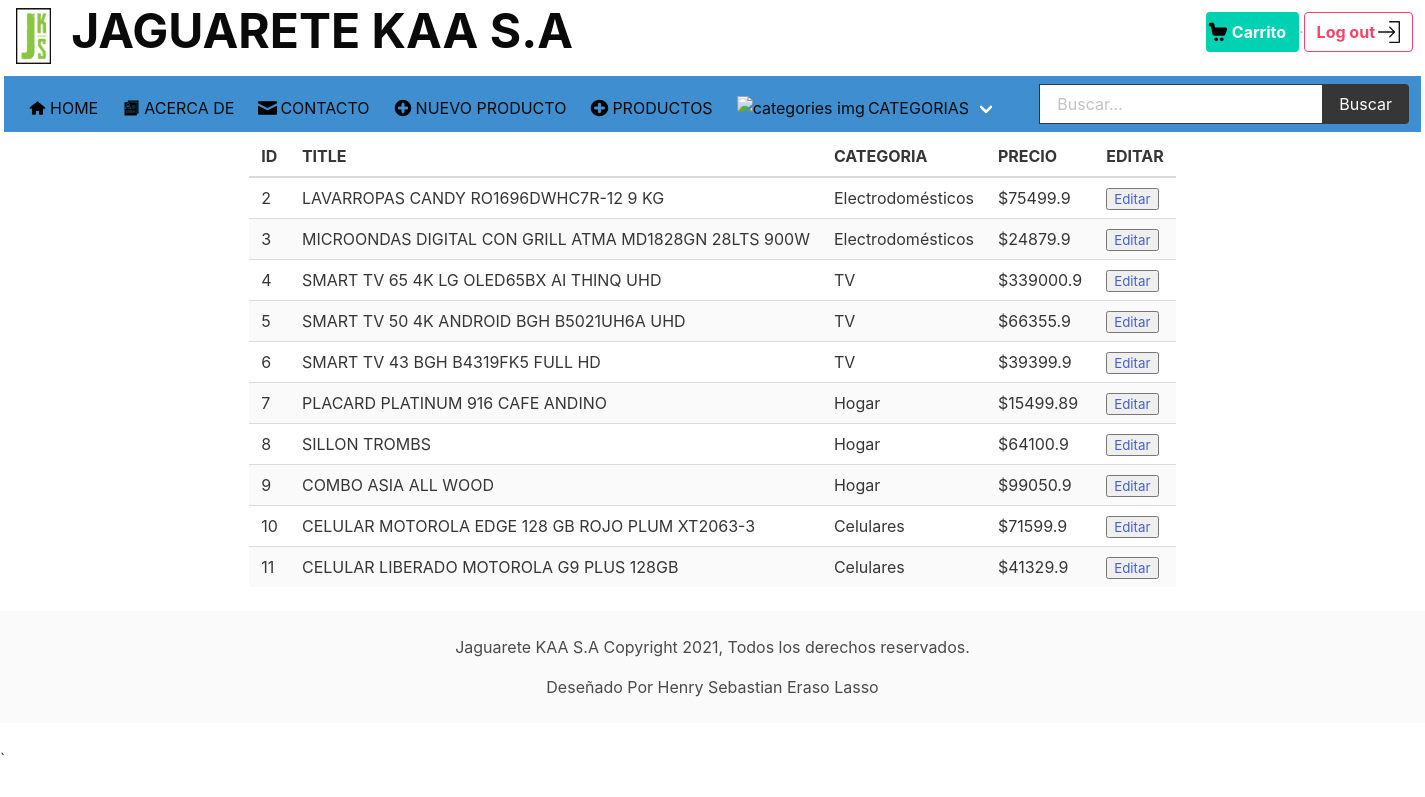
The page /product/ (signed in) on the database as committed earlier.
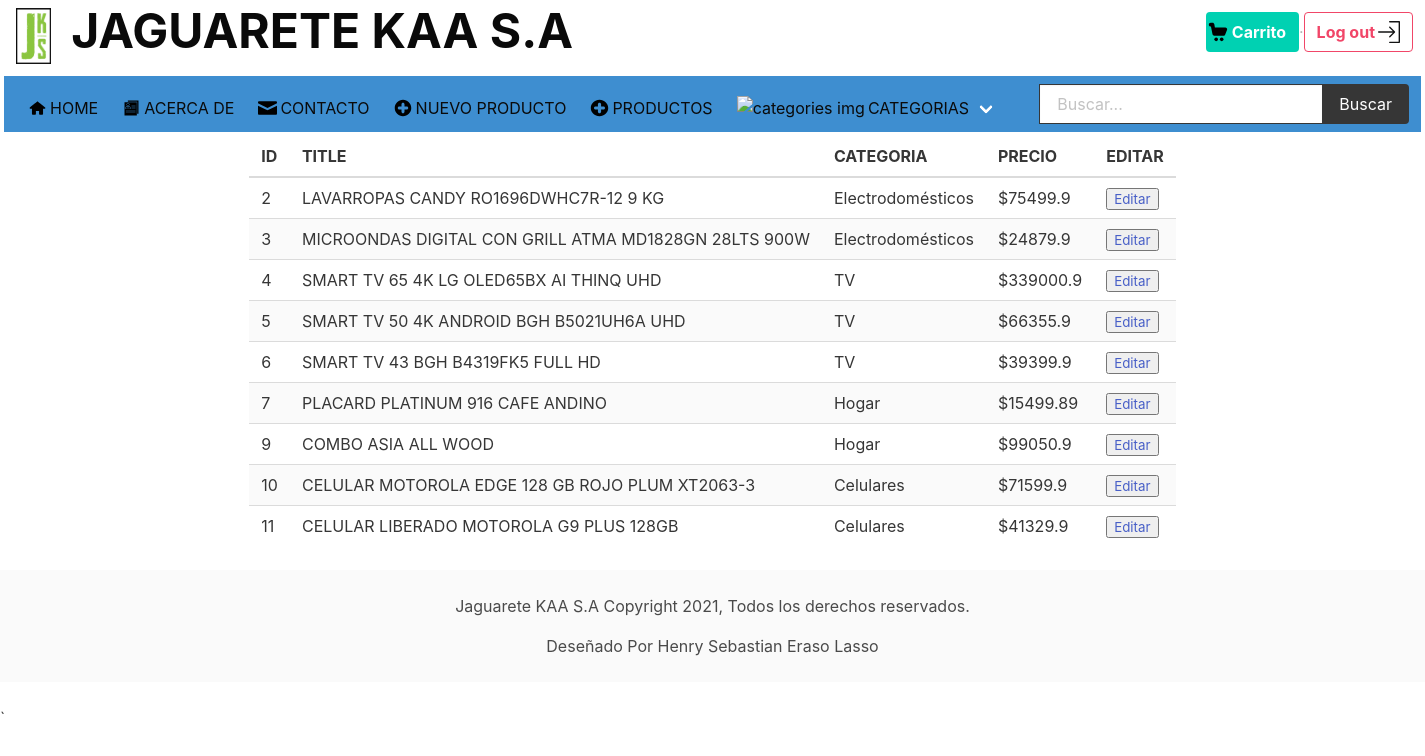
The same page on the database as committed later.
### SITIO/models.py (models this page shows, shortened)
class Productos(models.Model):
    title=models.CharField(max_length=250, null=False, blank=False)
    image=models.FileField(upload_to='imagenes/', blank=False)
    description=models.CharField(max_length=5000,null=False, blank=False)
    price=models.FloatField(max_length=3,null=False, blank=False)
    categoria_pertenece=models.ForeignKey(Categorias,on_delete=models.CASCADE,null=False, blank=False)

class Categorias(models.Model):
    categoria = models.CharField(max_length=200,null=False, unique=True)
    def __str__(self):
        return f"{self.categoria}"

### SITIO/views.py (the view)
# urls.py: path('product/', views.product,name='productos'),
def product(request,id=None):
    context={}
    categories=models.Categorias.objects.all()
    if id==None:
        all_products=models.Productos.objects.all()
        context['post']=all_products
    else:
        product=models.Productos.objects.get(id=id)
        context['product']=product
    context['Categorias']=categories
    return render(request, 'product.html',context)

### SITIO/templates/product.html (shortened to what this page needs)
{% extends 'layout.html' %}
{% load static %}
{% block content %}
<div id="product" class=" mx-6">
    {% if user.is_staff %}
        <div class="tile is-ancestor block is-dark is-outlined">
            <div class="tile is-parent is-justify-content-center is-align-content-center table-container">
                    <table class="table is-striped">
                        <thead>
                            <tr>
                                <th>ID</th>
                                <th>TITLE</th>
                                <th>CATEGORIA</th>
                                <th>PRECIO</th>
                                <th>EDITAR</th>
                            </tr>
                        <tbody>
                            {% for product in post %}
                            <tr>
                                <td class="">{{ product.id }} </td>
                                <td class=""> {{ product.title }} </td>
                                <td class=""> {{ product.categoria_pertenece }} </td>
                                <td class=""> ${{ product.price }}</td>
                                <td><button><a href="{% url 'sitio:productEdit' product.id %}">Editar</a></button></td>
                            </tr>
                            {% endfor %}
                        </tbody>
                    </table>
            </div>
        </div>
    {% endif %}
</div>
{% endblock content %}

Rows that differ between the two databases and show on the page:
removed Productos: id "8", title "SILLON TROMBS", categoria_pertenece "Hogar", price "64100.9"
